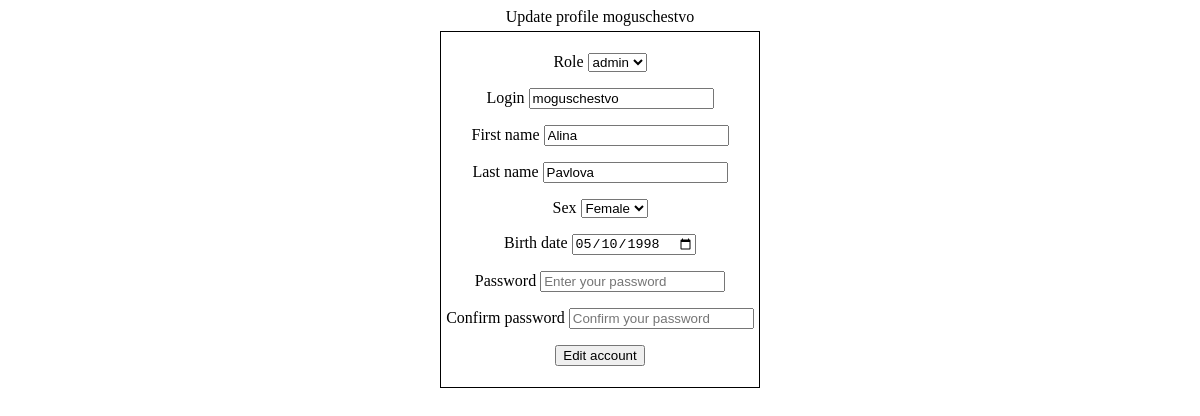
Screenshot of /manage-accounts.php?action=edit&user=moguschestvo (signed in) with the database file from the repository.
### tables this page shows
CREATE TABLE `users` (
  `id` int NOT NULL,
  `role_id` int NOT NULL,
  `login` varchar(50) NOT NULL,
  `password` varchar(255) NOT NULL,
  `first_name` varchar(50) NOT NULL,
  `last_name` varchar(50) NOT NULL,
  `sex` varchar(30) NOT NULL,
  `birth_date` date NOT NULL
);

### includes/db-arrays-fetch.php (called while the page is built)
<?php
class FetchArray {
  function generateRolesArray() {
    require 'includes/connect.php';
    $stmt = $pdo -> prepare('SELECT role_name FROM roles');
    $stmt -> execute();
    $roles_array = $stmt -> fetchAll();
    $roles_count = 1;
    foreach ($roles_array as $main_roles_row => $inner_roles_array) {
      foreach ($inner_roles_array as $inner_roles_row => $roles_value)
        $roles[$roles_count] = $roles_value;
      $roles_count++;
    }
    return $roles;
  }
  function generateSexesArray() {
    require 'includes/connect.php';
    $stmt = $pdo -> prepare('SELECT name FROM sexes');
    $stmt -> execute();
    $sexes_array = $stmt -> fetchAll();
    $roles_count = 1;
    foreach ($sexes_array as $main_sexes_row => $inner_sexes_array) {
      foreach ($inner_sexes_array as $inner_sexes_row => $sexes_value)
        $sexes[$roles_count] = $sexes_value;
      $roles_count++;
    }
    return $sexes;
  }
}

### manage-accounts.php (the view, shortened to what this page needs)
<?php
class AccountManagement {
  function checkAction() {
    $accmgmt = new AccountManagement();
    if($_GET['action'] == 'edit') {
      $accmgmt -> editAccount();
    }
  }
  function editAccount() {
    require 'includes/connect.php';
    require 'includes/db-arrays-fetch.php';
    require 'includes/header.php';
    $user_to_edit = $_GET['user'];
    $stmt = $pdo -> prepare('SELECT role_id, login, first_name, last_name, sex, birth_date FROM users WHERE login = ?');
    $stmt -> execute(array($user_to_edit));
    if ($stmt -> rowCount() == 0) {
      $_SESSION['errorMsg'] = 'The user doesn\'t exist.';
      header('Location: /index.php');
      die();
    }
    else {
      $user_row = $stmt -> fetch();
      $roles = (new FetchArray) -> generateRolesArray();
      $sexes = (new FetchArray) -> generateSexesArray();
      echo 'Update profile ' . $user_row['login'];
      echo '
      <div>
      <form action="/manage-accounts.php?action=update&user=' . $user_to_edit . '" method="post">
        <p>
        <label for="role">Role</label>
        <select name="role">';
      foreach ($roles as $role_key => $role_value)
        {
          if ($role_key == $user_row['role_id']) {
            echo '<option value="' . $role_value . '" selected>' . $role_value . '</option>';
          }
          else echo '<option value="' . $role_value . '">' . $role_value . '</option>';
        }
      echo '
        </select></p>
        <p>
        <label for="login">Login</label>
        <input type="text" name="login" class="" value="' . $user_row['login'] . '" required="required" placeholder="Please enter login"></p>
        <p>
        <label for="first_name">First name</label>
        <input type="text" name="first_name" class="" value="' . $user_row['first_name'] . '" required="required" placeholder="Please enter first name"></p>
        <p>
        <label for="last_name">Last name</label>
        <input type="text" name="last_name" class="" value="' . $user_row['last_name'] . '" required="required" placeholder="Please enter last name"></p>
        <p>
        <label for="sex">Sex</label>
        <select name="sex">';
      foreach ($sexes as $key => $value)
        {
          if ($value == $user_row['sex']) {
            echo '<option value="' . $value . '" selected>' . $value . '</option>';
          }
          else echo '<option value="' . $value . '">' . $value . '</option>';
        }
      echo '
        </select></p>
        <p>
        <label for="birth_date">Birth date</label>
        <input type="date" name="birth_date" class="" required="required" value="' . $user_row['birth_date'] . '"></p>
        <p>
        <label for="psw">Password</label>
        <input type="password" name="psw" class="" placeholder="Enter your password"></p>
        <p>
        <label for="confirm_psw">Confirm password</label>
        <input type="password" name="confirm_psw" class="" placeholder="Confirm your password"></p>
        <p><input type="submit" value="Edit account"></p>
      </form>
      <div>';
    }
  }
}
(new AccountManagement) -> checkAction();

### styles.css (style rules this page uses)
.main > div { padding: 5px 0 5px 0; text-align: center; }
.main > div > form, table { padding: 5px; border: 0.5px solid #000; }

### rows the page displays
users: login "moguschestvo", role "admin", first_name "Alina", last_name "Pavlova", sex "Female", birth_date "05/10/1998"
